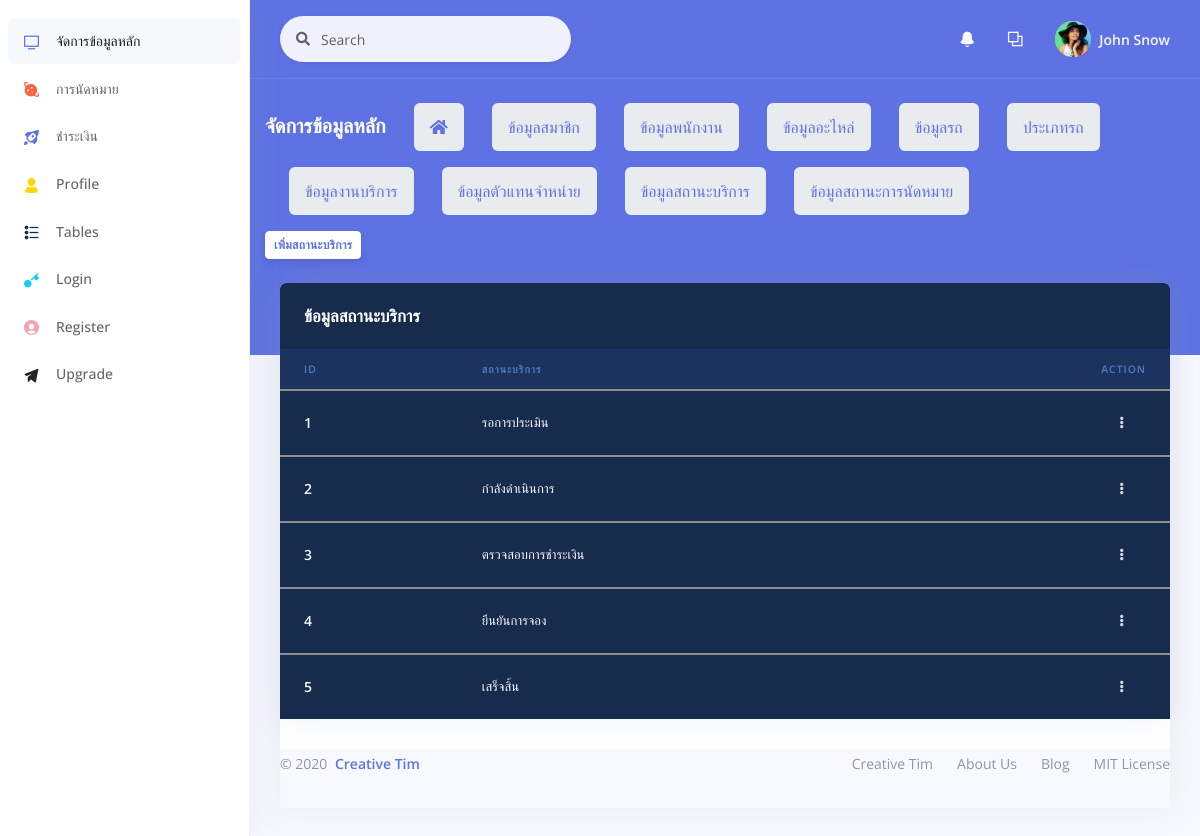
Page /backend/data_status.php on the committed database.
### tables this page shows
CREATE TABLE `serv_status` (
  `stsv_id` int(11) NOT NULL,
  `stsv_name` varchar(50) NOT NULL
);

### backend/data_status.php (the view, shortened to what this page needs)
<?php
include "../conn.php";
$sql="SELECT * FROM serv_status ORDER BY stsv_id ASC";
$result=mysqli_query($con,$sql);
?>
<!DOCTYPE html>
<html>
<head>
  <link rel="stylesheet" href="./assets/vendor/nucleo/css/nucleo.css" type="text/css">
  <link rel="stylesheet" href="./assets/vendor/@fortawesome/fontawesome-free/css/all.min.css" type="text/css">
  <link rel="stylesheet" href="./assets/css/argon.css?v=1.2.0" type="text/css">
</head>
<body>
<?php
    include "object/sidebar.php";
    include "object/_nev.php";
    include "object/listdata.php";
  ?>
            </div>
            <div class="text-right">
              <a href="Ac_regis_stsv.php" class="btn btn-sm btn-neutral">เพิ่มสถานะบริการ</a>
            </div>
          </div>
        </div>
      </div>
    </div>
    <div class="container-fluid mt--6">
      <div class="row">
        <div class="col">
          <div class="card">
      <div class="row">
        <div class="col">
          <div class="card bg-default shadow">
            <div class="card-header bg-transparent border-0">
              <h3 class="text-white mb-0">ข้อมูลสถานะบริการ</h3>
            </div>
            <div class="table-responsive">
              <table class="table align-items-center table-dark table-flush">
                <thead class="thead-dark">
                <tr>
                    <th scope="col" class="sort" data-sort="ID">ID</th>
                    <th scope="col" class="sort" data-sort="service">สถานะบริการ</th>
                    <th scope="col"class="text-right">Action</th>
                  </tr>
                </thead>
                <tbody class="list">
                  <?php
                while($rs=mysqli_fetch_array($result)){
                  $stsv_id = $rs['stsv_id'];
                  $stsv_name = $rs['stsv_name'];
                ?>
                <tbody class="list">
                  <tr>
                    <th scope="row">
                      <div class="media align-items-center">
                        <div class="media-body">
                          <span class="name mb-0 text-sm"><?php echo $stsv_id?></span>
                        </div>
                      </div>
                    </th>
                    <td class="budget">
                    <?php echo $stsv_name?>
                    </td>
                    <td class="text-right">
                      <div class="dropdown">
                        <a class="btn btn-sm btn-icon-only text-light" href="#" role="button" data-toggle="dropdown" aria-haspopup="true" aria-expanded="false">
                          <i class="fas fa-ellipsis-v"></i>
                        </a>
                      </div>
                    </td>
                  </tr>
                  <?php }
                  ?>
                </tbody>
              </table>
            </div>
          </div>
        </div>
      </div>
      <footer class="footer pt-0">
        <div class="row align-items-center justify-content-lg-between">
          <div class="col-lg-6">
            <div class="copyright text-center  text-lg-left  text-muted">
              &copy; 2020 <a href="https://www.creative-tim.com" class="font-weight-bold ml-1" target="_blank">Creative Tim</a>
            </div>
          </div>
          <div class="col-lg-6">
            <ul class="nav nav-footer justify-content-center justify-content-lg-end">
              <li class="nav-item">
                <a href="https://www.creative-tim.com" class="nav-link" target="_blank">Creative Tim</a>
              </li>
              <li class="nav-item">
                <a href="https://www.creative-tim.com/presentation" class="nav-link" target="_blank">About Us</a>
              </li>
              <li class="nav-item">
                <a href="http://blog.creative-tim.com" class="nav-link" target="_blank">Blog</a>
              </li>
              <li class="nav-item">
                <a href="https://github.com/creativetimofficial/argon-dashboard/blob/master/LICENSE.md" class="nav-link" target="_blank">MIT License</a>
              </li>
            </ul>
          </div>
        </div>
      </footer>
    </div>
  </div>
</body>
</html>

### rows in the picture
serv_status: stsv_id "1", stsv_name "รอการประเมิน"
serv_status: stsv_id "2", stsv_name "กำลังดำเนินการ"
serv_status: stsv_id "3", stsv_name "ตรวจสอบการชำระเงิน"
serv_status: stsv_id "4", stsv_name "ยืนยันการจอง"
serv_status: stsv_id "5", stsv_name "เสร็จสิ้น"
